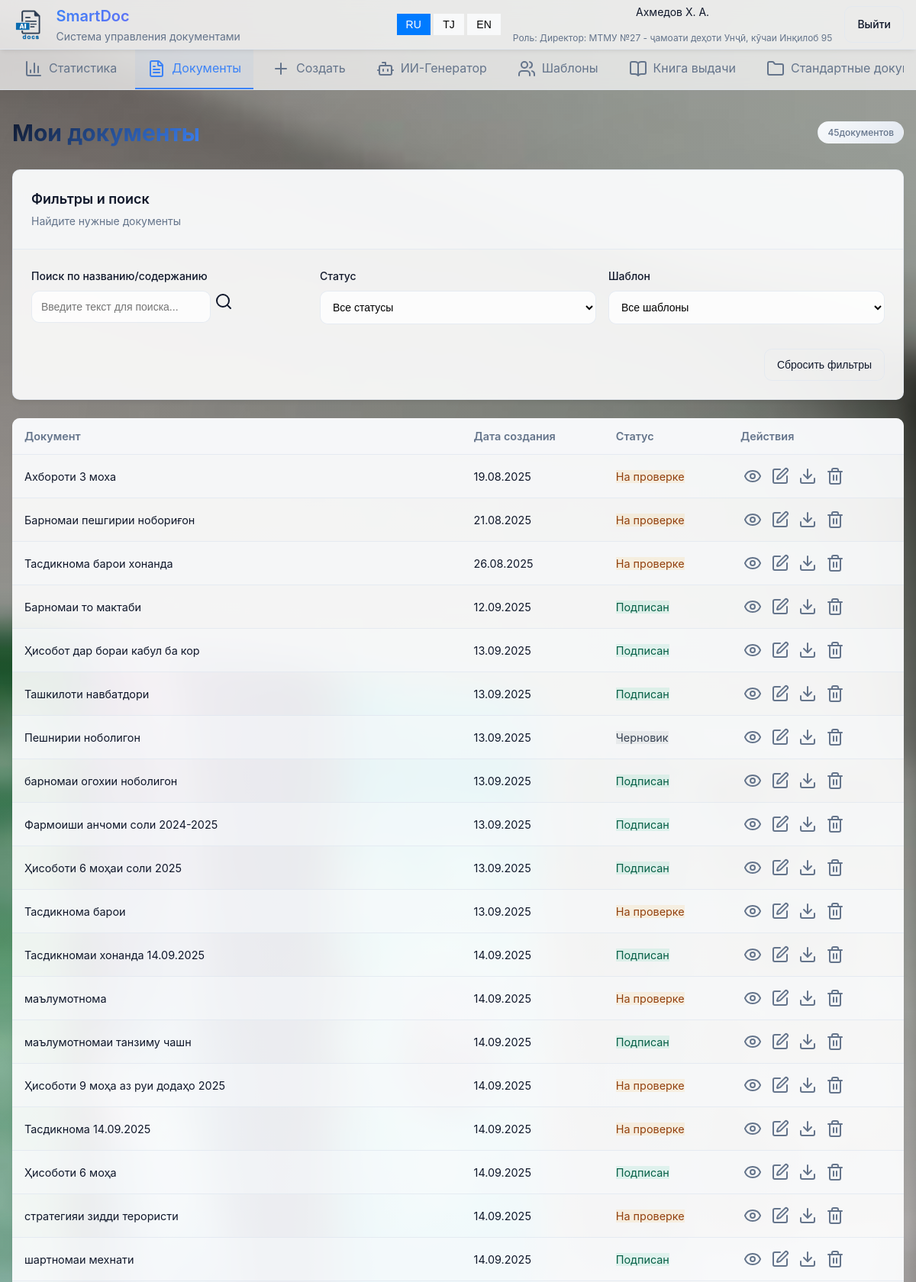
/documents/ (signed in, upper part), run on the app's committed database.
### main/models.py (models this page shows, shortened)
class User(AbstractUser):
    ROLE_CHOICES = (
        ('director', 'Директор'),
        ('secretary', 'Секретарь'),
        ('teacher', 'Учитель'),
    )
    avatar=models.ImageField(upload_to='avatars/' ,default='avatars/default.png')
    role = models.CharField(max_length=20, choices=ROLE_CHOICES)
    school = models.ForeignKey(School, on_delete=models.CASCADE, null=True, blank=True)

class School(models.Model):
    name = models.CharField(max_length=255)
    address = models.TextField(blank=True)
    email = models.EmailField(blank=True)
    tel=models.CharField(max_length=20, blank=True)
    headletter=models.FileField(upload_to='headletters/', null=True, blank=True)
    approved=models.BooleanField(default=False)
    created_at = models.DateTimeField(auto_now_add=True)
    def __str__(self):
        return f'{self.name} - {self.address}'

class Document(models.Model):
    STATUS_CHOICES = (
        ('draft', 'Черновик'),
        ('pending', 'На проверке'),
        ('signed', 'Подписан'),
        ('rejected','Отклонен')
    )
    title = models.CharField(max_length=255)
    content = models.TextField(null=True, blank=True)
    category=models.ForeignKey(Category,on_delete=models.SET_NULL,null=True)
    template = models.ForeignKey(Template, on_delete=models.SET_NULL, null=True, blank=True)
    created_by = models.ForeignKey(User, on_delete=models.CASCADE, related_name='documents_created')
    recipient = models.ForeignKey(User, on_delete=models.SET_NULL, null=True, blank=True, related_name='documents_received')
    school = models.ForeignKey(School, on_delete=models.CASCADE)
    status = models.CharField(max_length=20, choices=STATUS_CHOICES, default='draft')
    file=models.FileField(upload_to='documents/')
    created_at = models.DateTimeField(auto_now_add=True)

### main/views.py (the view)
# urls.py: path('documents/', documents, name='documents'),
@login_required
def documents(request):
    documents = Document.objects.filter(school=request.user.school)
    templates = Template.objects.filter(school=request.user.school)
    users = User.objects.filter(school=request.user.school)
    data = {'documents': documents, 'templates': templates, 'users': users}
    return render(request, 'main/documents.html', data)

### main/templates/main/documents.html (shortened to what this page needs)
{% extends 'main/base.html' %}
{% block content %}
<div class="page-container">
    <div class="page-header">
        <h2 data-i18n="my_documents">Мои документы</h2>
        <div class="badge" id="documents-count">{{ documents.count }} <span data-i18n="documents_count">документов</span></div>
    </div>
    <div class="card">
        <div class="card-header">
            <h3 data-i18n="filters_search">Фильтры и поиск</h3>
            <p data-i18n="find_documents">Найдите нужные документы</p>
        </div>
        <div class="card-content">
            <div class="filters-grid">
                <div class="form-group">
                    <label for="search-query" data-i18n="search_placeholder">Поиск по названию/содержанию</label>
                    <div class="search-input">
                        <input type="text" id="search-query" data-i18n-placeholder="search_input_placeholder" placeholder="Введите текст для поиска...">
                        <i data-lucide="search"></i>
                    </div>
                </div>
                <div class="form-group">
                    <label for="filter-status" data-i18n="status">Статус</label>
                    <select id="filter-status">
                        <option value="all" data-i18n="all_statuses">Все статусы</option>
                    </select>
                </div>
                <div class="form-group">
                    <label for="filter-template" data-i18n="template">Шаблон</label>
                    <select id="filter-template">
                        <option value="all" data-i18n="all_templates">Все шаблоны</option>
                    </select>
                </div>
            </div>
            <div class="filters-actions">
                <button type="button" class="btn btn-outline" id="reset-filters" data-i18n="reset_filters">Сбросить фильтры</button>
            </div>
        </div>
    </div>
         <table class="documents-table" id="documents-list">
            <thead>
                <tr>
                    <th data-i18n="document">Документ</th>
                    <th data-i18n="creation_date">Дата создания</th>
                    <th data-i18n="status">Статус</th>
                    <th data-i18n="actions">Действия</th>
                </tr>
            </thead>
            <tbody>
                {% for document in documents %}
                <tr data-title="{{ document.title|lower }}"
                    data-content="{{ document.content|lower }}"
                    data-status="{{ document.status }}"
                    data-template="{{ document.template.id|default:'none' }}"
                    data-id="{{document.id}}" id="document-{{ document.id }}">
                    <td>
                        <div class="document-title">{{ document.title }}</div>
                    </td>
                    <td class="document-date">{{ document.created_at|date:"d.m.Y" }}</td>
                    <td><span class="badge-status badge-{{ document.status }}">{{ document.get_status_display }}</span></td>
                    <td>
                        <div class="document-actions">
                            <a class="btn-icon" title="Просмотр" data-i18n-title="view">
                                <i data-lucide="eye"></i>
                            </a>
                            <a class="btn-icon" href="{% url 'document_edit' document.id %}" title="Редактировать" data-i18n-title="edit">
                                <i data-lucide="edit"></i>
                            </a>
                            <a class="btn-icon" href="{{ document.file.url }}" target="_blank" title="Скачать" data-i18n-title="download">
                                <i data-lucide="download"></i>
                            </a>
                            <a class="btn-icon" href="{% url 'document_delete' document.id %}" data-i18n-title="delete">
                                <i data-lucide="trash-2"></i>
                            </a>
                        </div>
                    </td>
                </tr>
                {% endfor %}
            </tbody>
        </table>
</div>
{% endblock %}

### main/templates/main/base.html (shortened to what this page needs)
<!DOCTYPE html>
{% load static %}
<html lang="ru">
<head>
    <link rel="stylesheet" href="{% static 'css/main.css' %}">
    <link rel="stylesheet" href="{% static 'css/style.css' %}">
</head>
<body>
    {% if user.is_authenticated %}
    <header class="header">
        <div class="header-container">
            <div class="header-left">
                <div class="logo">
                    <img src="{% static 'image/logo.png' %}" alt="Logo" class="logo-image" height="40px">
                    <div class="logo-text">
                        <h1 data-i18n="logo_title">SmartDoc</h1>
                        <p data-i18n="logo_subtitle">Система управления документами</p>
                    </div>
                </div>
            </div>
            <div class="header-right">
                <div class="language-switcher">
                    <button class="lang-btn" data-lang="ru" onclick="changeLanguage('ru')">RU</button>
                    <button class="lang-btn" data-lang="tj" onclick="changeLanguage('tj')">TJ</button>
                    <button class="lang-btn" data-lang="en" onclick="changeLanguage('en')">EN</button>
                </div>
                <div class="user-info">
                    <span>{{ user.first_name }} {{ user.last_name }}</span>
                    <span class="user-role"><span data-i18n="role">Роль</span>: {{ user.get_role_display }}: {{user.school}}</span>
                </div>
                <a href="{% url 'logout' %}" class="btn btn-outline" data-i18n="logout">Выйти</a>
            </div>
        </div>
    </header>
    <nav class="navigation">
        <div class="nav-container">
            <div class="nav-tabs">
                <a href="{% url 'index' %}" class="nav-tab {% if request.resolver_match.url_name == 'index' %}active{% endif %}">
                    <i data-lucide="bar-chart-3"></i>
                    <span data-i18n="statistics">Статистика</span>
                </a>
                <a href="{% url 'documents' %}" class="nav-tab {% if request.resolver_match.url_name == 'documents' %}active{% endif %}">
                    <i data-lucide="file-text"></i>
                    <span data-i18n="documents">Документы</span>
                </a>
                <a href="{% url 'document_create' %}" class="nav-tab {% if request.resolver_match.url_name == 'document_create' %}active{% endif %}">
                    <i data-lucide="plus"></i>
                    <span data-i18n="create">Создать</span>
                </a>
                <a href="{% url 'ai' %}" class="nav-tab {% if request.resolver_match.url_name == 'ai' %}active{% endif %}">
                    <i data-lucide="bot"></i>
                    <span data-i18n="ai_generator">ИИ-Генератор</span>
                </a>
                <a href="{% url 'templates' %}" class="nav-tab {% if request.resolver_match.url_name == 'templates' %}active{% endif %}">
                    <i data-lucide="users"></i>
                    <span data-i18n="head_templates">Шаблоны</span>
                </a>
                <a href="{% url 'export_book' %}" class="nav-tab {% if request.resolver_match.url_name == 'export_book' %}active{% endif %}">
                    <i data-lucide="book-open"></i>
                    <span data-i18n="head_export">Книга выдачи</span>
                </a>
                <a href="{% url 'standard_docs' %}" class="nav-tab {% if request.resolver_match.url_name == 'standard_docs' %}active{% endif %}">
                    <i data-lucide="folder"></i>
                    <span data-i18n="head_standard">Стандартные документы</span>
                </a>
            </div>
        </div>
    </nav>
    {% endif %}
    <main class="main-content">
        {% block content %}{% endblock %}
    </main>
</body>
</html>

### main/static/css/main.css (style rules this page uses)
* { margin: 0; padding: 0; box-sizing: border-box; }
:root { --primary: #2563eb; --primary-hover: #1d4ed8; --secondary: #64748b; --success: #10b981; --warning: #f59e0b; --error: #ef4444; --background: #f8fafc; --surface: #ffffff; --border: #e2e8f0; --text-primary: #0f172a; --text-secondary: #64748b; --text-muted: #94a3b8; --radius: 8px; --shadow: 0 1px 3px 0 rgb(0 0 0 / 0.1), 0 1px 2px -1px rgb(0 0 0 / 0.1); --shadow-lg: 0 10px 15px -3px rgb(0 0 0 / 0.1), 0 4px 6px -4px rgb(0 0 0 / 0.1); }
body { font-family: -apple-system, BlinkMacSystemFont, "Segoe UI", Roboto, sans-serif; color: var(--text-primary); line-height: 1.6; }
.header { background: var(--surface); border-bottom: 1px solid var(--border); box-shadow: var(--shadow); }
.header-container { max-width: 1200px; margin: 0 auto; padding: 0 1rem; display: flex; align-items: center; justify-content: space-between; height: 64px; }
.header-left { display: flex; align-items: center; }
.logo { display: flex; align-items: center; gap: 0.75rem; }
.logo-text h1 { font-size: 1.25rem; font-weight: 600; }
.logo-text p { font-size: 0.875rem; color: var(--text-secondary); }
.header-right { display: flex; align-items: center; gap: 1rem; }
.user-info { display: flex; flex-direction: column; align-items: flex-end; font-size: 0.875rem; }
.user-role { color: var(--text-secondary); font-size: 0.75rem; }
.navigation { background: var(--surface); border-bottom: 1px solid var(--border); }
.nav-container { max-width: 1200px; margin: 0 auto; padding: 0 1rem; }
.nav-tabs { display: flex; gap: 0.5rem; overflow-x: auto; }
.nav-tab { display: flex; align-items: center; gap: 0.5rem; padding: 0.75rem 1rem; text-decoration: none; color: var(--text-secondary); border-bottom: 2px solid transparent; transition: all 0.2s; white-space: nowrap; }
.nav-tab.active { color: var(--primary); border-bottom-color: var(--primary); }
.main-content { max-width: 1200px; margin: 0 auto; padding: 2rem 1rem; }
.page-container { display: flex; flex-direction: column; gap: 1.5rem; }
.page-header { display: flex; align-items: center; justify-content: space-between; flex-wrap: wrap; gap: 1rem; }
.page-header h2 { font-size: 1.875rem; font-weight: 700; }
.card { background: var(--surface); border-radius: var(--radius); box-shadow: var(--shadow); overflow: hidden; }
.card-header { padding: 1.5rem; border-bottom: 1px solid var(--border); }
.card-header h3 { font-size: 1.125rem; font-weight: 600; margin-bottom: 0.25rem; }
.card-header p { color: var(--text-secondary); font-size: 0.875rem; }
.card-content { padding: 1.5rem; }
.filters-grid { display: grid; grid-template-columns: repeat(auto-fit, minmax(200px, 1fr)); gap: 1rem; margin-bottom: 1rem; }
.form-group { display: flex; flex-direction: column; gap: 0.5rem; }
.form-group label { font-size: 0.875rem; font-weight: 500; color: var(--text-primary); }
input, textarea, select { padding: 0.75rem; border: 1px solid var(--border); border-radius: var(--radius); font-size: 0.875rem; transition: border-color 0.2s; }
.search-input { position: relative; }
.search-input input { padding-right: 2.5rem; }
.btn { display: inline-flex; align-items: center; justify-content: center; gap: 0.5rem; padding: 0.75rem 1rem; border: none; border-radius: var(--radius); font-size: 0.875rem; font-weight: 500; text-decoration: none; cursor: pointer; transition: all 0.2s; }
.btn-outline { background: transparent; color: var(--text-primary); border: 1px solid var(--border); }
.btn-icon { display: inline-flex; align-items: center; justify-content: center; width: 32px; height: 32px; border: none; border-radius: var(--radius); background: transparent; color: var(--text-secondary); cursor: pointer; transition: all 0.2s; }
.badge { display: inline-flex; align-items: center; padding: 0.25rem 0.75rem; border-radius: 9999px; font-size: 0.75rem; font-weight: 500; background: var(--background); color: var(--text-secondary); border: 1px solid var(--border); }
.badge-draft { background: #f3f4f6; color: #374151; }
.badge-pending { background: #fef3c7; color: #92400e; }
.badge-signed, .badge-approved { background: #d1fae5; color: #065f46; }
.document-actions { display: flex; gap: 0.25rem; }
.filters-actions { display: flex; justify-content: flex-end; }

### data on the page
User: first_name "Ахмедов", last_name "Х. А.", role "Директор", school "МТМУ №27 - ҷамоати деҳоти Унҷӣ, кӯчаи Инқилоб 95"
Document: title "Ахбороти 3 моха", created_at "19.08.2025", status "На проверке"
Document: title "Барномаи пешгирии нобориғон", created_at "21.08.2025", status "На проверке"
Document: title "Тасдикнома барои хонанда", created_at "26.08.2025", status "На проверке"
Document: title "Барномаи то мактаби", created_at "12.09.2025", status "Подписан"
Document: title "Ҳисобот дар бораи кабул ба кор", created_at "13.09.2025", status "Подписан"
Document: title "Ташкилоти навбатдори", created_at "13.09.2025", status "Подписан"
Document: title "Пешнирии ноболигон", created_at "13.09.2025", status "Черновик"
Document: title "барномаи огохии ноболигон", created_at "13.09.2025", status "Подписан"
Document: title "Фармоиши анчоми соли 2024-2025", created_at "13.09.2025", status "Подписан"
Document: title "Ҳисоботи 6 моҳаи соли 2025", created_at "13.09.2025", status "Подписан"
Document: title "Тасдикнома барои", created_at "13.09.2025", status "На проверке"
Document: title "Тасдикномаи хонанда 14.09.2025", created_at "14.09.2025", status "Подписан"
Document: title "маълумотнома", created_at "14.09.2025", status "На проверке"
Document: title "маълумотномаи танзиму чашн", created_at "14.09.2025", status "Подписан"
Document: title "Ҳисоботи 9 моҳа аз руи додаҳо 2025", created_at "14.09.2025", status "На проверке"
Document: title "Тасдикнома 14.09.2025", created_at "14.09.2025", status "На проверке"
Document: title "Ҳисоботи 6 моҳа", created_at "14.09.2025", status "Подписан"
Document: title "стратегияи зидди терористи", created_at "14.09.2025", status "На проверке"
Document: title "шартномаи мехнати", created_at "14.09.2025", status "Подписан"

### other printed values
{{ documents.count }} "45"
